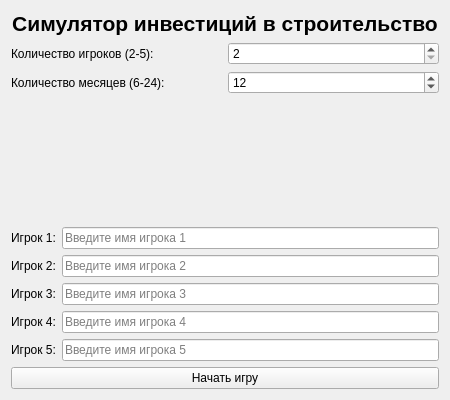
<?xml version="1.0" encoding="UTF-8"?>
<ui version="4.0">
 <class>SetupWindow</class>
 <widget class="QWidget" name="SetupWindow">
  <property name="geometry">
   <rect>
    <x>0</x>
    <y>0</y>
    <width>450</width>
    <height>400</height>
   </rect>
  </property>
  <property name="windowTitle">
   <string>Настройка игры</string>
  </property>
  <layout class="QVBoxLayout" name="verticalLayout">
   <item>
    <widget class="QLabel" name="titleLabel">
     <property name="font">
      <font>
       <pointsize>16</pointsize>
       <bold>true</bold>
      </font>
     </property>
     <property name="text">
      <string>Симулятор инвестиций в строительство</string>
     </property>
     <property name="alignment">
      <set>Qt::AlignCenter</set>
     </property>
    </widget>
   </item>
   <item>
    <layout class="QHBoxLayout" name="playersLayout">
     <item>
      <widget class="QLabel" name="label_2">
       <property name="text">
        <string>Количество игроков (2-5):</string>
       </property>
      </widget>
     </item>
     <item>
      <widget class="QSpinBox" name="playerCountSpin">
       <property name="minimum">
        <number>2</number>
       </property>
       <property name="maximum">
        <number>5</number>
       </property>
      </widget>
     </item>
    </layout>
   </item>
   <item>
    <layout class="QHBoxLayout" name="monthsLayout">
     <item>
      <widget class="QLabel" name="label_3">
       <property name="text">
        <string>Количество месяцев (6-24):</string>
       </property>
      </widget>
     </item>
     <item>
      <widget class="QSpinBox" name="monthsSpin">
       <property name="minimum">
        <number>6</number>
       </property>
       <property name="maximum">
        <number>24</number>
       </property>
       <property name="value">
        <number>12</number>
       </property>
      </widget>
     </item>
    </layout>
   </item>
   <item>
    <spacer name="verticalSpacer">
     <property name="orientation">
      <enum>Qt::Vertical</enum>
     </property>
     <property name="sizeHint" stdset="0">
      <size>
       <width>20</width>
       <height>40</height>
      </size>
     </property>
    </spacer>
   </item>
   <item>
    <layout class="QVBoxLayout" name="nameLayout">
     <item>
      <layout class="QHBoxLayout" name="player1Layout">
       <item>
        <widget class="QLabel" name="player1Label">
         <property name="text">
          <string>Игрок 1:</string>
         </property>
        </widget>
       </item>
       <item>
        <widget class="QLineEdit" name="player1Edit">
         <property name="placeholderText">
          <string>Введите имя игрока 1</string>
         </property>
        </widget>
       </item>
      </layout>
     </item>
     <item>
      <layout class="QHBoxLayout" name="player2Layout">
       <item>
        <widget class="QLabel" name="player2Label">
         <property name="text">
          <string>Игрок 2:</string>
         </property>
        </widget>
       </item>
       <item>
        <widget class="QLineEdit" name="player2Edit">
         <property name="placeholderText">
          <string>Введите имя игрока 2</string>
         </property>
        </widget>
       </item>
      </layout>
     </item>
     <item>
      <layout class="QHBoxLayout" name="player3Layout">
       <item>
        <widget class="QLabel" name="player3Label">
         <property name="text">
          <string>Игрок 3:</string>
         </property>
        </widget>
       </item>
       <item>
        <widget class="QLineEdit" name="player3Edit">
         <property name="placeholderText">
          <string>Введите имя игрока 3</string>
         </property>
        </widget>
       </item>
      </layout>
     </item>
     <item>
      <layout class="QHBoxLayout" name="player4Layout">
       <item>
        <widget class="QLabel" name="player4Label">
         <property name="text">
          <string>Игрок 4:</string>
         </property>
        </widget>
       </item>
       <item>
        <widget class="QLineEdit" name="player4Edit">
         <property name="placeholderText">
          <string>Введите имя игрока 4</string>
         </property>
        </widget>
       </item>
      </layout>
     </item>
     <item>
      <layout class="QHBoxLayout" name="player5Layout">
       <item>
        <widget class="QLabel" name="player5Label">
         <property name="text">
          <string>Игрок 5:</string>
         </property>
        </widget>
       </item>
       <item>
        <widget class="QLineEdit" name="player5Edit">
         <property name="placeholderText">
          <string>Введите имя игрока 5</string>
         </property>
        </widget>
       </item>
      </layout>
     </item>
    </layout>
   </item>
   <item>
    <widget class="QPushButton" name="startButton">
     <property name="text">
      <string>Начать игру</string>
     </property>
    </widget>
   </item>
  </layout>
 </widget>
 <resources/>
 <connections/>
</ui>
